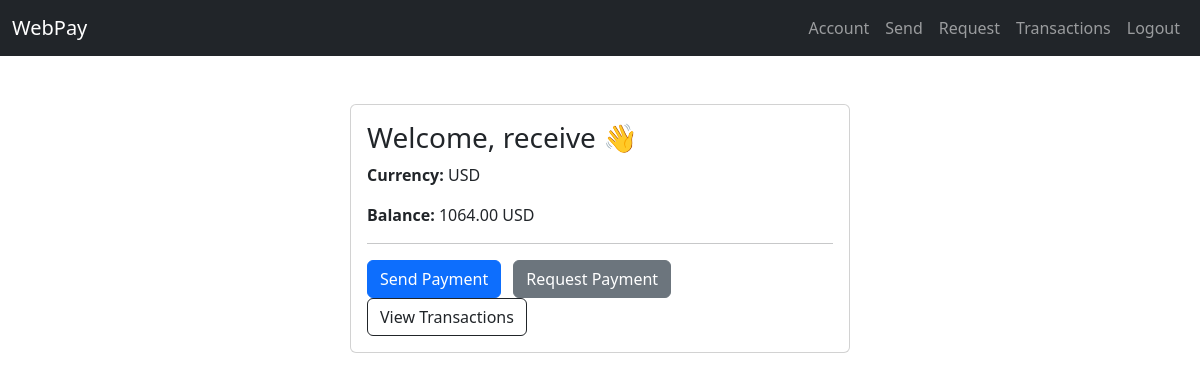
The app's page /pay/account/ (signed in) with its own data.
### payapp/models.py (models this page shows, shortened)
class Account(models.Model):
    user = models.OneToOneField(User, on_delete=models.CASCADE)
    currency = models.CharField(max_length=3)
    balance = models.DecimalField(max_digits=10, decimal_places=2, default=Decimal('0.00'))

### payapp/views.py (the view)
# urls.py: path('account/', views.account_view, name='account'),
@login_required
def account_view(request):
    account = get_object_or_404(Account, user=request.user)
    return render(request, 'payapp/account.html', {'account': account})

### templates/payapp/account.html (shortened to what this page needs)
{% extends 'base.html' %}
{% block content %}
<div class="card mx-auto" style="max-width: 500px;">
  <div class="card-body">
    <h3 class="card-title">Welcome, {{ account.user.username }} 👋</h3>
    <p class="card-text"><strong>Currency:</strong> {{ account.currency }}</p>
    <p class="card-text"><strong>Balance:</strong> {{ account.balance }} {{ account.currency }}</p>
    <hr>
    <a href="{% url 'send_payment' %}" class="btn btn-primary me-2">Send Payment</a>
    <a href="{% url 'request_payment' %}" class="btn btn-secondary me-2">Request Payment</a>
    <a href="{% url 'transactions' %}" class="btn btn-outline-dark">View Transactions</a>
  </div>
</div>
{% endblock %}

### records on screen
Account: user.username "receive", currency "USD", balance "1064.00"
